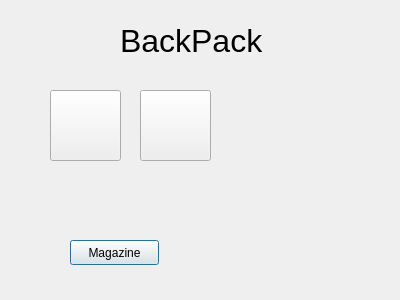
<?xml version="1.0" encoding="UTF-8"?>
<ui version="4.0">
 <class>BackPack</class>
 <widget class="QDialog" name="BackPack">
  <property name="geometry">
   <rect>
    <x>0</x>
    <y>0</y>
    <width>400</width>
    <height>300</height>
   </rect>
  </property>
  <property name="windowTitle">
   <string>Dialog</string>
  </property>
  <widget class="QLabel" name="label">
   <property name="geometry">
    <rect>
     <x>120</x>
     <y>10</y>
     <width>171</width>
     <height>61</height>
    </rect>
   </property>
   <property name="font">
    <font>
     <pointsize>24</pointsize>
    </font>
   </property>
   <property name="text">
    <string>BackPack</string>
   </property>
  </widget>
  <widget class="QPushButton" name="pushButton">
   <property name="geometry">
    <rect>
     <x>70</x>
     <y>240</y>
     <width>89</width>
     <height>25</height>
    </rect>
   </property>
   <property name="text">
    <string>Magazine</string>
   </property>
  </widget>
  <widget class="QPushButton" name="pushButton_2">
   <property name="geometry">
    <rect>
     <x>50</x>
     <y>90</y>
     <width>71</width>
     <height>71</height>
    </rect>
   </property>
   <property name="text">
    <string/>
   </property>
  </widget>
  <widget class="QPushButton" name="pushButton_3">
   <property name="geometry">
    <rect>
     <x>140</x>
     <y>90</y>
     <width>71</width>
     <height>71</height>
    </rect>
   </property>
   <property name="text">
    <string/>
   </property>
  </widget>
 </widget>
 <resources/>
 <connections/>
</ui>
